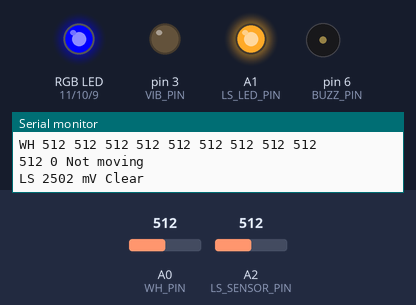
Simulated run of this sketch. Board: Arduino Uno, built with avr-gcc and run on an emulated ATmega328P. Parts: an RGB LED mixed from three pins (HIGH = lit), output pins drawn as LEDs (lit = HIGH), buzzer (waves = sounding), the last lines printed to the serial monitor. Dashed ring = blinking. Inputs (shaded band) come from the test bench; at power-on: A2 (LS_SENSOR_PIN) = 512, A0 (WH_PIN) = 512.

Above: at 1.2 s.
1.3 s: A2 (LS_SENSOR_PIN) set to 39
4.3 s: A2 (LS_SENSOR_PIN) set to 32
At 5.1 s:
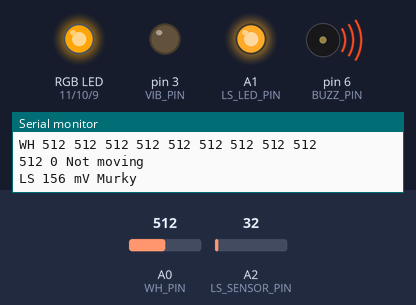
5.9 s: A0 (WH_PIN) set to 716
At 6.12 s:
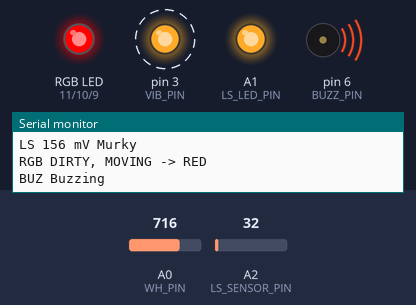
8.9 s: A2 (LS_SENSOR_PIN) set to 122
At 9.9 s:
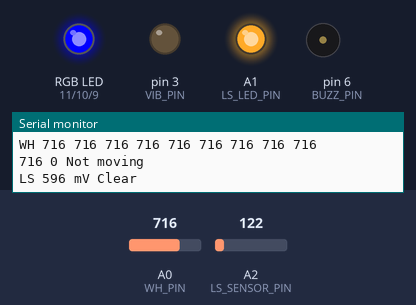
10.5 s: A0 (WH_PIN) set to 1023
At 11.5 s:
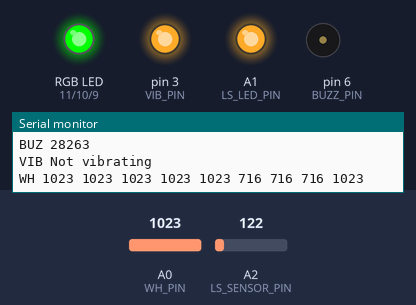
Timing chart, 0 to 13.5 s (numbered marks = the images above; inputs shaded):
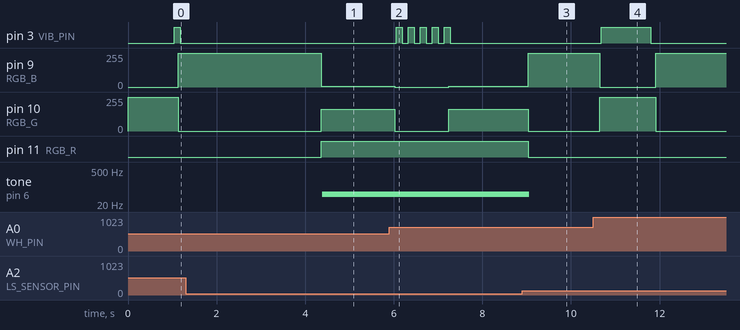

The sketch:

main.ino
```cpp
#define NO_INPUTS 2
#define NO_OUTPUTS 3

#define DELAY_MS 10 //TODO calibrate

#define WH_PIN A0
#define WH_THRESHOLD 10
#define LS_LED_PIN A1
#define LS_SENSOR_PIN A2
#define LS_THRESHOLD 170 //TODO turbidity calibration
#define RGB_R 11
#define RGB_G 10
#define RGB_B 9
#define VIB_PIN 3
#define BUZZ_PIN 6

//CONCURRENCY INIT
// 0 water histogram
// 1 light sensor
short int concurrency_input = 0;

// 0 RGB LED
// 1 buzzer
// 2 vibration motor
short int concurrency_output = 0;

//WATER HISTOGRAM INIT
int wh_lastReading = 0;
bool wh_isMoving = false;
int wh_measurements_queue[10] = {0};
int* wh_start;
int* wh_end;
int* wh_current;
int wh_accumulated_change = 0;

//LIGHT SENSOR INIT
bool ls_isMurky = false;

//RGB LED OUTPUT

//VIBRATION OUTPUT
// 0 not vibrating
// 1 low vibration
// 2 high vibration
short int vib_status = 0;
bool vib_on = false;

//BUZZER OUTPUT
bool is_buzzing = false;

void turbidityReading() {
  int Lvalue = analogRead(LS_SENSOR_PIN); // read the light
  int mVolt = map(Lvalue, 0, 1023, 0, 5000); // map analogue reading to 5000mV
  ls_isMurky = mVolt < LS_THRESHOLD;

  Serial.print(mVolt);
  Serial.print(" mV ");
}

void waterLevelReading() {
  int reading = analogRead(WH_PIN);
  // int abs_change = abs(wh_lastReading - reading);
  // wh_accumulated_change += abs_change - *wh_current;
  // *wh_current = abs_change;
  // wh_current = (wh_current == wh_end) ? wh_start : wh_current + 1;
  // wh_lastReading = reading;
  // wh_isMoving = wh_accumulated_change > WH_THRESHOLD;
  *wh_current = reading;
  wh_current = (wh_current == wh_end) ? wh_start : wh_current + 1;
  wh_accumulated_change = 0;
  for (int i = 1; i < 10; i++) {
    Serial.print(wh_measurements_queue[i]);
    Serial.print(" ");
    wh_accumulated_change += abs(wh_measurements_queue[i] - wh_measurements_queue[i-1]);
  }
  wh_isMoving = wh_accumulated_change > WH_THRESHOLD;
  Serial.println();

  Serial.print(reading);
  Serial.print(" ");
  Serial.print(wh_accumulated_change);
}

void setColor(int r, int g, int b) {
  analogWrite(RGB_R, r);
  analogWrite(RGB_G, g);
  analogWrite(RGB_B, b);
}

void updateRGB() {
  if ( !ls_isMurky && !wh_isMoving ) {
    setColor(0, 0, 255);
    Serial.print("CLEAN, STILL -> BLUE\n");
  } else if ( !ls_isMurky && wh_isMoving ) {
    setColor(0, 255, 0);
    Serial.print("CLEAN, MOVING -> GREEN\n");
  } else if ( ls_isMurky && !wh_isMoving ) {
    setColor(255, 165, 5);
    Serial.print("DIRTY, STILL -> BROWN\n");
  } else if (ls_isMurky && wh_isMoving) {
    setColor(255, 0, 0);
    Serial.print("DIRTY, MOVING -> RED\n");
  }
  else {
    setColor(255, 255, 255);
    Serial.print("wtf bro");
  }
}

void updateVibration() {
  static unsigned long last_toggle = 0;

  if(!wh_isMoving) {
    digitalWrite(VIB_PIN, LOW);
    vib_on = false;
    return;
  }

  unsigned long interval = ls_isMurky ? 70 : 1000;
  unsigned long now = millis();
  if(now - last_toggle >= interval) {
    vib_on = !vib_on;
    digitalWrite(VIB_PIN, vib_on ? HIGH : LOW);
    last_toggle = now;
  }
}

void updateBuzzer() {
  if( ls_isMurky && !is_buzzing ) {
    tone(BUZZ_PIN, 50);
    is_buzzing = true;
  } else if (!ls_isMurky && is_buzzing) {
    noTone(BUZZ_PIN);
    is_buzzing = false;
    }
}

void setup() {
  //WATER HISTOGRAM
  pinMode(WH_PIN, INPUT);
  Serial.begin(9600);

  wh_start = &wh_measurements_queue[0];
  wh_end = &wh_measurements_queue[9];
  wh_current = wh_start;

  //TURBIDITY SENSOR
  pinMode(LS_SENSOR_PIN, INPUT);
  pinMode(LS_LED_PIN, OUTPUT);
  digitalWrite(LS_LED_PIN, HIGH);

  //RGB OUT
  pinMode(RGB_R, OUTPUT);
  pinMode(RGB_G, OUTPUT);
  pinMode(RGB_B, OUTPUT);

  pinMode(VIB_PIN, OUTPUT);
  pinMode(BUZZ_PIN, OUTPUT);
}

void loop() {
  Serial.print("\nWH ");

  waterLevelReading();

  //wh_isMoving = true;
  if(wh_isMoving) { Serial.print(" Moving"); }
  else { Serial.print(" Not moving"); }

  Serial.print("\nLS ");

  turbidityReading();

  if(ls_isMurky) { Serial.print("Murky"); }
  else { Serial.print("Clear"); }


  Serial.print("\nRGB ");
  updateRGB();
  Serial.print("\nBUZ ");
  updateBuzzer();
  if (is_buzzing) { Serial.print("Buzzing "); }
  else { Serial.print('Not buzzing'); }

  Serial.print("\nVIB ");
  updateVibration();
  switch (vib_status) {
    case 0: Serial.print("Not vibrating "); break;
    case 1: Serial.print("Low vibration "); break;
    case 2: Serial.print("Hight vibration "); break;
    default: Serial.print(vib_status);
  }

  delay(DELAY_MS);
}
```

Measured:
- the behaviour switches between 35 and 34 on A2 (LS_SENSOR_PIN) (found by bisection; images 0 and 1)
- after the input at 4.3 s, pin 9 (RGB_B): 255/255 → 5/255 after 0.06 s; pin 10 (RGB_G): 0/255 → 165/255 after 0.06 s; pin 11 (RGB_R): LOW → HIGH after 0.06 s; tone on pin 6 (BUZZ_PIN): silent → 50 Hz after 0.09 s
- after the input at 5.9 s, pin 3 (VIB_PIN): alternates HIGH for 0.14 s and LOW for 0.14 s, 10 changes in all, then stays LOW, starting after 0.16 s; pin 9 (RGB_B): 5/255 → 0/255 after 0.12 s, → 5/255 1.2 s later; pin 10 (RGB_G): 165/255 → 0/255 after 0.12 s, → 165/255 1.2 s later
- after the input at 8.9 s, pin 9 (RGB_B): 5/255 → 255/255 after 0.13 s; pin 10 (RGB_G): 165/255 → 0/255 after 0.13 s; pin 11 (RGB_R): HIGH → LOW after 0.13 s; tone on pin 6 (BUZZ_PIN): 50 Hz → silent after 0.16 s
- after the input at 10.5 s, pin 3 (VIB_PIN): LOW → HIGH after 0.18 s, → LOW 1.1 s later; pin 9 (RGB_B): 255/255 → 0/255 after 0.14 s, → 255/255 1.3 s later; pin 10 (RGB_G): 0/255 → 255/255 after 0.14 s, → 0/255 1.3 s later
